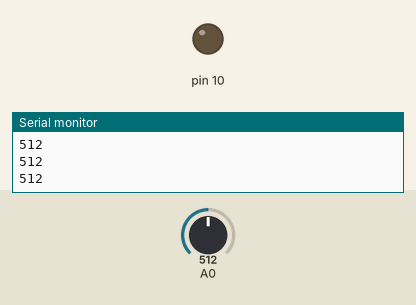
A sketch run on a simulated Arduino Uno, built with avr-gcc and run on an emulated ATmega328P. Shown: output pins drawn as LEDs (lit = HIGH), the last lines printed to the serial monitor. The test bench sets the inputs (shaded band); at power-on: A0 = 512.

Above: at 1.2 s.
1.3 s: A0 set to 492
At 2.5 s:
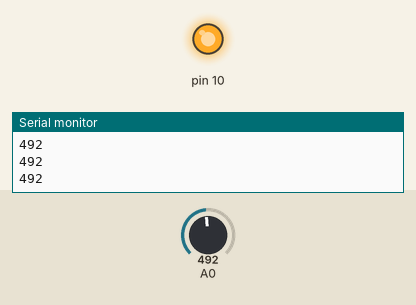
2.8 s: A0 set to 510
At 3.9 s:
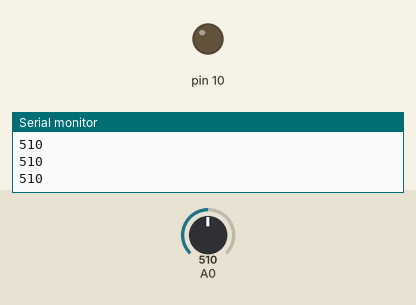
4.3 s: A0 set to 490
At 4.9 s:
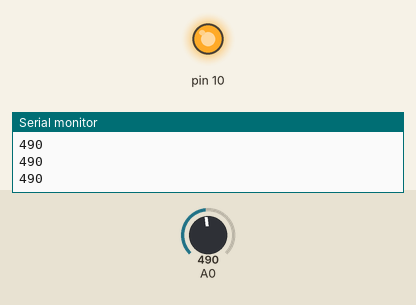
Timing chart, 0 to 7.3 s (numbered marks = the images above; inputs shaded):
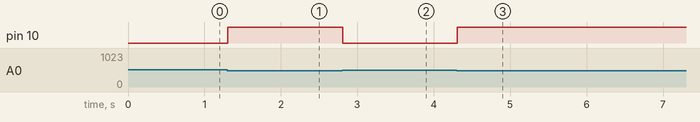

The sketch:

ldr_sensor_code.ino
```cpp
void setup() {
  pinMode(A0,INPUT_PULLUP);
  pinMode(10,OUTPUT);
  Serial.begin(9600);

}

void loop() {
  // put your main code here, to run repeatedly:
  int a = analogRead(A0);
  Serial.println(a);
  if(a <= 500){
    digitalWrite(10,HIGH);
  }
  if(a > 500){
    digitalWrite(10,LOW);
  }

}
```

Measured:
- the behaviour switches between 501 and 500 on A0 (found by bisection; images 0 and 1)
- after the input at 1.3 s, pin 10: LOW → HIGH at once
- after the input at 2.8 s, pin 10: HIGH → LOW at once
- after the input at 4.3 s, pin 10: LOW → HIGH at once
